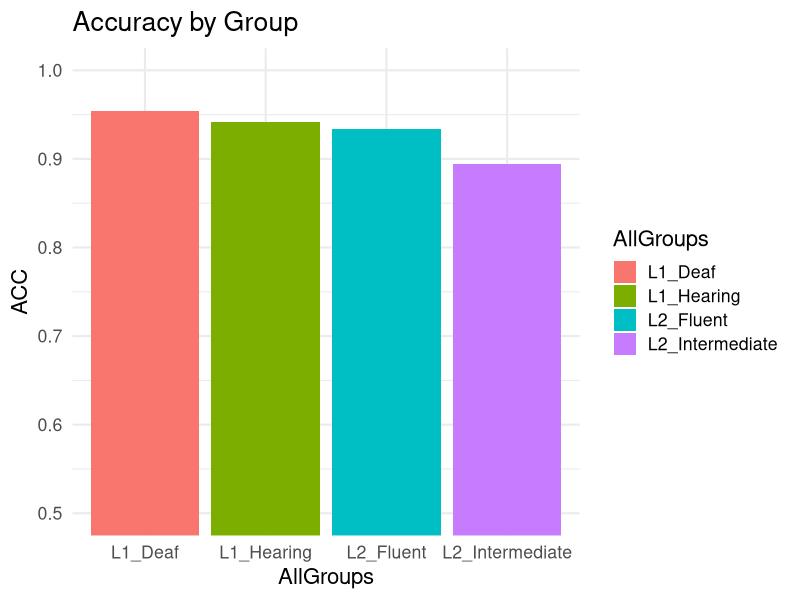
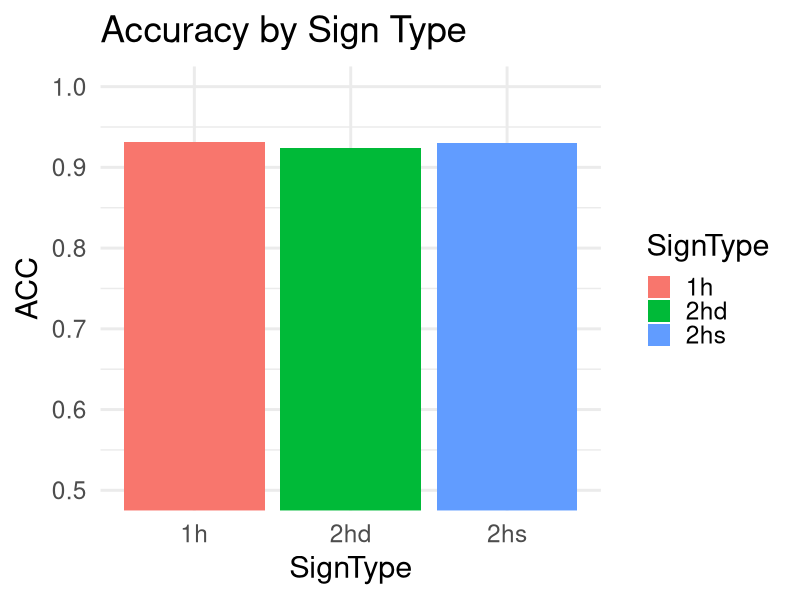
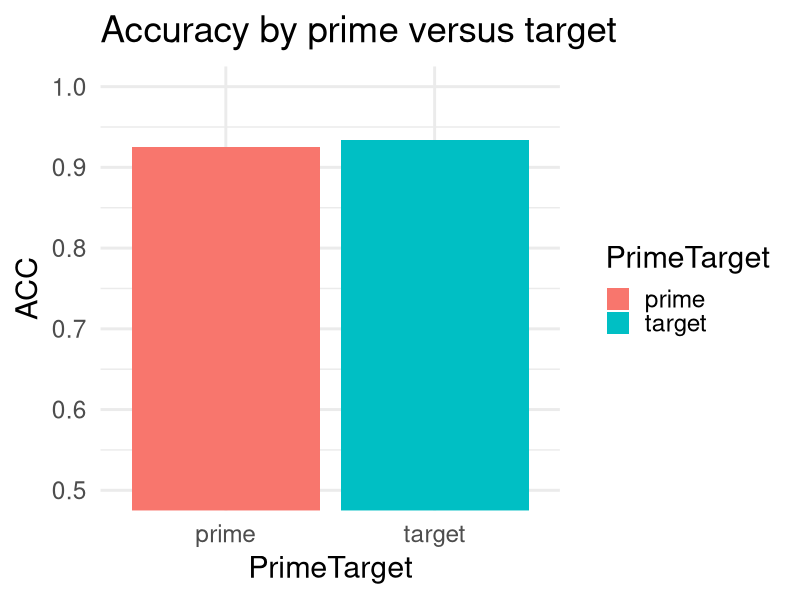
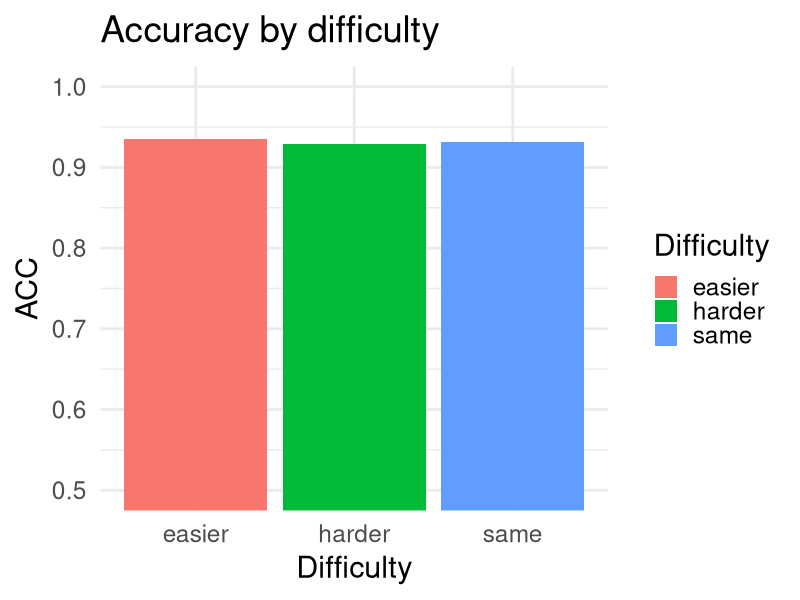
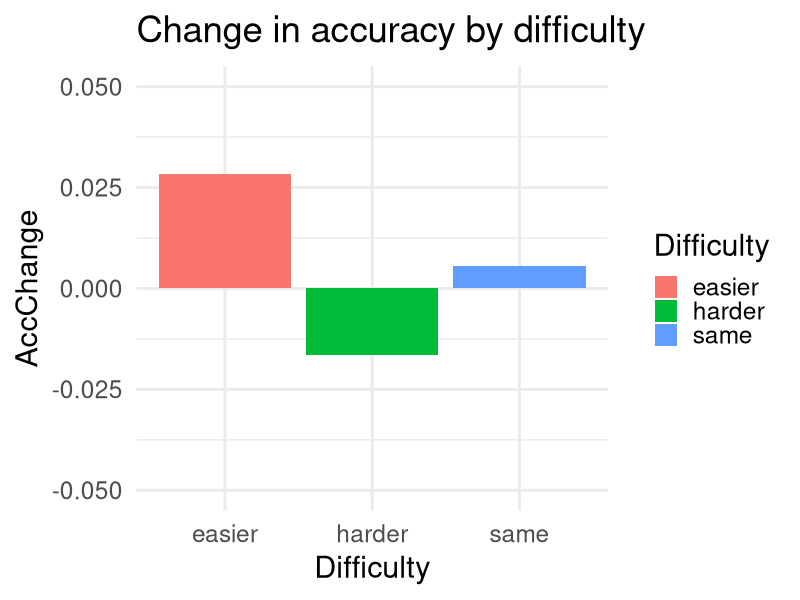
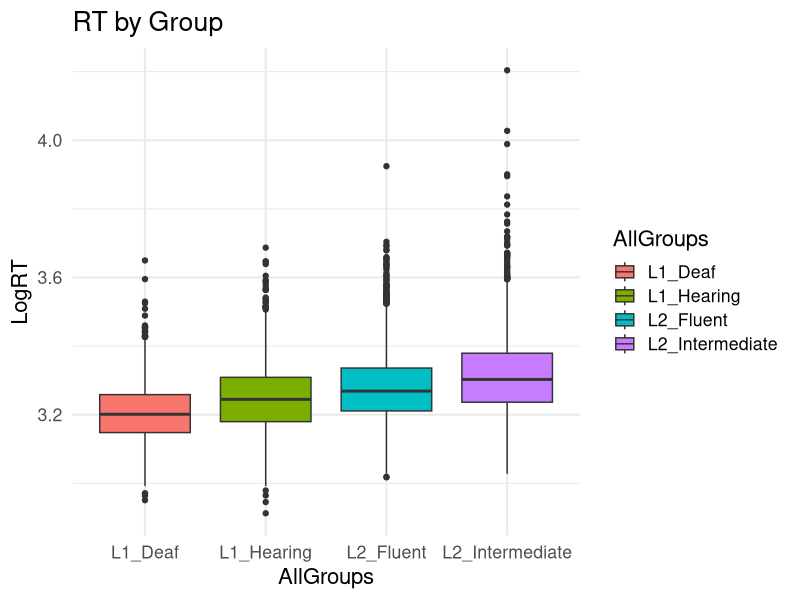
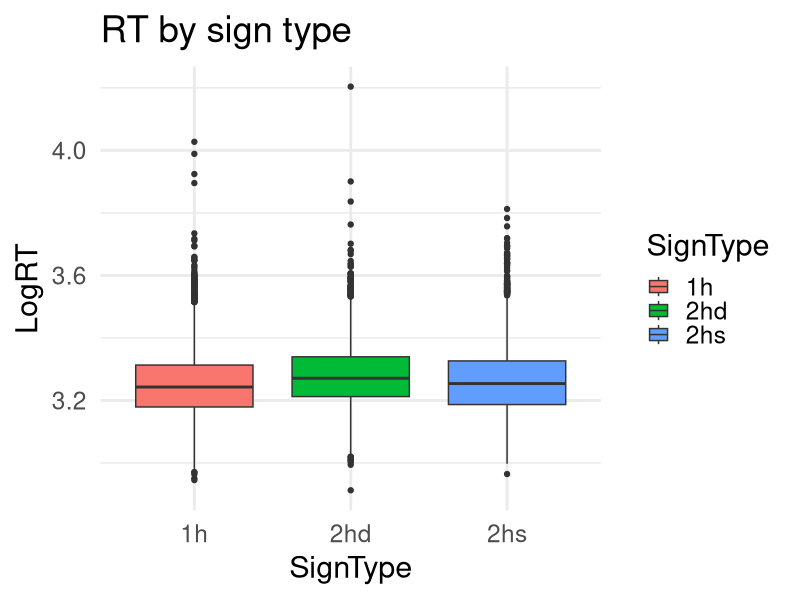
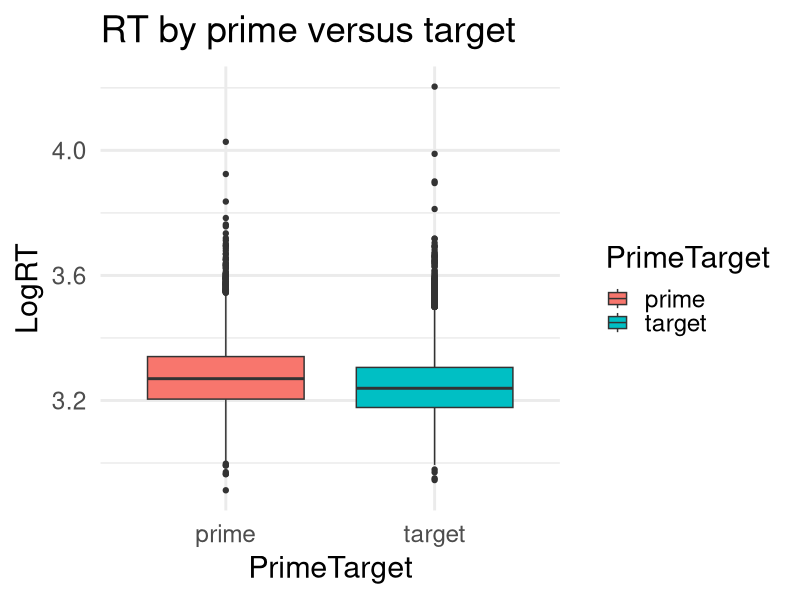

Write the R code that produced these figures, in order.
## ---- chunk 1
knitr::opts_chunk$set(echo = TRUE)
## ---- chunk 2
library(tidyverse)
vp <- read.delim("2019-02-01 Viewpoint.txt")
head(vp)
## ---- chunk 3
vp <- as_tibble(vp)
## ---- chunk 4
length(unique(vp$Subject))
summary(vp$Subject)
## ---- chunk 5
table(vp$AllGroups) / 490
table(vp$Group) / 490
## ---- chunk 6
length(unique(vp$Sign))
## ---- chunk 7
table(vp$Sign)
## ---- chunk 8
which(table(vp$Sign) != 90)
## ---- chunk 9
vp <- filter(vp,
             PrimeTarget != 'practice')
## ---- chunk 10
table(vp$SignType) / 90
## ---- chunk 11
table(vp$Sign, vp$Difficulty)
## ---- chunk 12
table(vp$Sign, vp$AngleChange)
## ---- chunk 13
any(vp$RT <= 0) # check there are no 0s or negative values
vp <- mutate(vp,
             LogRT = log10(RT))
## ---- chunk 14
vp <- filter(vp,
             ExclSlow != 1)
## ---- chunk 15
vp <- filter(vp,
             ExclItem != 1)
## ---- chunk 16
vp %>% group_by(AllGroups) %>% 
  summarize(ACC = mean(ACC))
vp %>% filter(PrimeTarget == 'prime') %>% 
  group_by(AllGroups) %>% 
  summarize(ACC = mean(ACC))
vp %>% filter(PrimeTarget == 'target') %>% 
  group_by(AllGroups) %>% 
  summarize(ACC = mean(ACC))
vp %>% group_by(SignType) %>% 
  summarize(ACC = mean(ACC))
vp %>% group_by(PrimeTarget) %>% 
  summarize(ACC = mean(ACC))
vp %>% filter(PrimeTarget == 'target') %>% 
  group_by(Difficulty) %>% 
  summarize(ACC = mean(ACC))
vp %>% group_by(Angle) %>% 
  summarize(ACC = mean(ACC))
## ---- chunk 17
vp %>% group_by(AllGroups) %>% 
  summarize(RT = mean(RT))
vp %>% filter(PrimeTarget == 'prime') %>% 
  group_by(AllGroups) %>% 
  summarize(RT = mean(RT))
vp %>% filter(PrimeTarget == 'target') %>% 
  group_by(AllGroups) %>% 
  summarize(RT = mean(RT))
vp %>% group_by(SignType) %>% 
  summarize(RT = mean(RT))
vp %>% group_by(PrimeTarget) %>% 
  summarize(RT = mean(RT))
vp %>% filter(PrimeTarget == 'target') %>% 
  group_by(Difficulty) %>% 
  summarize(RT = mean(RT))
vp %>% filter(PrimeTarget == 'target') %>% 
  group_by(Difficulty) %>% 
  summarize(Priming = mean(Priming))
vp %>% filter(PrimeTarget == 'target') %>% 
  group_by(Difficulty) %>% 
  summarize(PercentFaster = mean(PercentFaster))
vp %>% group_by(Angle) %>% 
  summarize(RT = mean(RT))
## ---- chunk 18
vp %>% group_by(SignType, from0) %>% 
  summarize(ACC = mean(ACC))
vp %>% group_by(SignType, from0) %>% 
  summarize(RT = mean(RT))
## ---- chunk 19
vp %>% group_by(SignType, Angle) %>% 
  summarize(ACC = mean(ACC))
vp %>% group_by(SignType, Angle) %>% 
  summarize(RT = mean(RT))
## ---- chunk 20
vp %>% group_by(AllGroups) %>% 
  summarize(ACC = mean(ACC)) %>% 
  ggplot(aes(x = AllGroups, y = ACC, fill = AllGroups)) +
  geom_bar(stat = 'identity') +
  coord_cartesian(ylim = c(0.5, 1)) +
  ggtitle('Accuracy by Group') +
  theme_minimal(base_size = 16)
vp %>% group_by(SignType) %>% 
  summarize(ACC = mean(ACC)) %>% 
  ggplot(aes(x = SignType, y = ACC, fill = SignType)) +
  geom_bar(stat = 'identity') + 
  coord_cartesian(ylim = c(0.5, 1)) +
  theme_minimal(base_size = 22) +
  ggtitle('Accuracy by Sign Type')
vp %>% group_by(PrimeTarget) %>% 
  summarize(ACC = mean(ACC)) %>% 
  ggplot(aes(x = PrimeTarget, y = ACC, fill = PrimeTarget)) +
  geom_bar(stat = 'identity') + 
  coord_cartesian(ylim = c(0.5, 1)) +
  theme_minimal(base_size = 22) +
  ggtitle('Accuracy by prime versus target')
vp %>% filter(PrimeTarget == 'target',
              Difficulty != 'exclude',
              Difficulty != 'opposite') %>% 
  group_by(Difficulty) %>% 
  summarize(ACC = mean(ACC)) %>% 
    ggplot(aes(x = Difficulty, y = ACC, fill = Difficulty)) +
  geom_bar(stat = 'identity') + 
  coord_cartesian(ylim = c(0.5, 1)) +
  theme_minimal(base_size = 22) +
  ggtitle('Accuracy by difficulty')
vp %>% filter(PrimeTarget == 'target',
              Difficulty != 'exclude',
              Difficulty != 'opposite') %>% 
  group_by(Difficulty) %>% 
  summarize(AccChange = mean(AccChange)) %>% 
    ggplot(aes(x = Difficulty, y = AccChange, fill = Difficulty)) +
  geom_bar(stat = 'identity') + 
  coord_cartesian(ylim = c(-.05, .05)) +
  theme_minimal(base_size = 22) +
  ggtitle('Change in accuracy by difficulty')
## ---- chunk 21
vp %>% ggplot(aes(x = AllGroups, y = LogRT, fill = AllGroups)) +
  geom_boxplot() +
  ggtitle('RT by Group') +
  theme_minimal(base_size = 16)
vp %>% ggplot(aes(x = SignType, y = LogRT, fill = SignType)) +
  geom_boxplot() +
  theme_minimal(base_size = 22) +
  ggtitle('RT by sign type')
vp %>% ggplot(aes(x = PrimeTarget, y = LogRT, fill = PrimeTarget)) +
  geom_boxplot() + 
  theme_minimal(base_size = 22) +
  ggtitle('RT by prime versus target')
vp %>% filter(PrimeTarget == 'target',
              Difficulty != 'exclude',
              Difficulty != 'opposite') %>% 
    ggplot(aes(x = Difficulty, y = LogRT, fill = Difficulty)) +
  geom_boxplot() + 
  theme_minimal(base_size = 22) +
  ggtitle('RT by difficulty')
vp %>% filter(PrimeTarget == 'target',
              Difficulty != 'exclude',
              Difficulty != 'opposite') %>% 
    ggplot(aes(x = Difficulty, y = Priming, fill = Difficulty)) +
  geom_boxplot() + 
  coord_cartesian(ylim = c(-2500, 2500)) +
  theme_minimal(base_size = 22) +
  ggtitle('Priming by difficulty')
## ---- chunk 22
vp %>% group_by(SignType, AllGroups) %>% 
  summarize(ACC = mean(ACC)) %>% 
  ggplot(aes(x = SignType, y = ACC, fill = AllGroups)) +
  geom_bar(stat = 'identity', position = position_dodge()) + 
  coord_cartesian(ylim = c(0.5, 1)) +
  theme_minimal(base_size = 22) +
  ggtitle('Accuracy by sign type')
vp %>% group_by(PrimeTarget, AllGroups) %>% 
  summarize(ACC = mean(ACC)) %>% 
  ggplot(aes(x = PrimeTarget, y = ACC, fill = AllGroups)) +
  geom_bar(stat = 'identity', position = position_dodge()) + 
  coord_cartesian(ylim = c(0.5, 1)) +
  theme_minimal(base_size = 22) +
  ggtitle('Accuracy by prime versus target')
vp %>% filter(PrimeTarget == 'target',
              Difficulty != 'exclude',
              Difficulty != 'opposite') %>% 
  group_by(Difficulty, AllGroups) %>% 
  summarize(ACC = mean(ACC)) %>% 
    ggplot(aes(x = Difficulty, y = ACC, fill = AllGroups)) +
  geom_bar(stat = 'identity', position = position_dodge()) + 
  coord_cartesian(ylim = c(0.5, 1)) +
  theme_minimal(base_size = 22) +
  ggtitle('Accuracy by difficulty')
vp %>% filter(PrimeTarget == 'target',
              Difficulty != 'exclude',
              Difficulty != 'opposite') %>% 
  group_by(Difficulty, AllGroups) %>% 
  summarize(AccChange = mean(AccChange)) %>% 
    ggplot(aes(x = Difficulty, y = AccChange, fill = AllGroups)) +
  geom_bar(stat = 'identity', position = position_dodge()) + 
  coord_cartesian(ylim = c(-.06, .06)) +
  theme_minimal(base_size = 22) +
  ggtitle('Change in Accuracy by difficulty')
## ---- chunk 23
item_tab <- vp %>% filter(Difficulty != 'exclude') %>% 
  group_by(Sign, from0) %>% 
  summarize(ACC = mean(ACC),
            RT = mean(RT))
item_tab
## ---- chunk 24
bad_items <- table(item_tab$Sign, item_tab$from0)
bad_items <- apply(bad_items, MARGIN = 1, FUN = function(x) sum(x))
bad_items <- names(bad_items[bad_items != 3])
item_tab <- filter(item_tab,
                   !Sign %in% bad_items)
## ---- chunk 25
item_tab <- mutate(item_tab,
                   from0 = factor(from0,
                                  levels = c('0', '45', '90')))
## ---- chunk 26
all_uniques <- unique(item_tab$Sign)
cuts <- cut(1:length(all_uniques), breaks = 8)
cut_cats <- unique(cuts)
# Check that this works for first and second cut:
all_uniques[cuts == cut_cats[1]]
all_uniques[cuts == cut_cats[2]]
## ---- chunk 27
for (i in seq_along(cut_cats)) {
  these_signs <- all_uniques[cuts == cut_cats[i]]
  plot <- item_tab %>% filter(Sign %in% these_signs) %>% 
  ggplot(aes(x = from0, y = ACC, fill = from0)) + geom_bar(stat = 'identity') +
  facet_wrap(~Sign) +
  theme_minimal(base_size = 18)
  print(plot)
}
## ---- chunk 28
for (i in seq_along(cut_cats)) {
  these_signs <- all_uniques[cuts == cut_cats[i]]
  plot <- item_tab %>% filter(Sign %in% these_signs) %>% 
  ggplot(aes(x = from0, y = RT, fill = from0)) + geom_bar(stat = 'identity') +
  facet_wrap(~Sign) +
  theme_minimal(base_size = 18)
  print(plot)
}
## ---- chunk 29
vp <- filter(vp,
             EXCLUDERT != 1)
## ---- chunk 30
library(afex)
vpPrimes <- filter(vp,
             PrimeTarget == 'prime')
vpTargets <- filter(vp,
              PrimeTarget == 'target')
## ---- chunk 31
model1 <- mixed(LogRT ~ from0*AllGroups + CorrResp + (1 + from0|Subject) +
               (1|Sign), vpPrimes, method = "S", 
             control = lmerControl(optCtrl = list(maxfun = 1e6)))
summary(model1)
